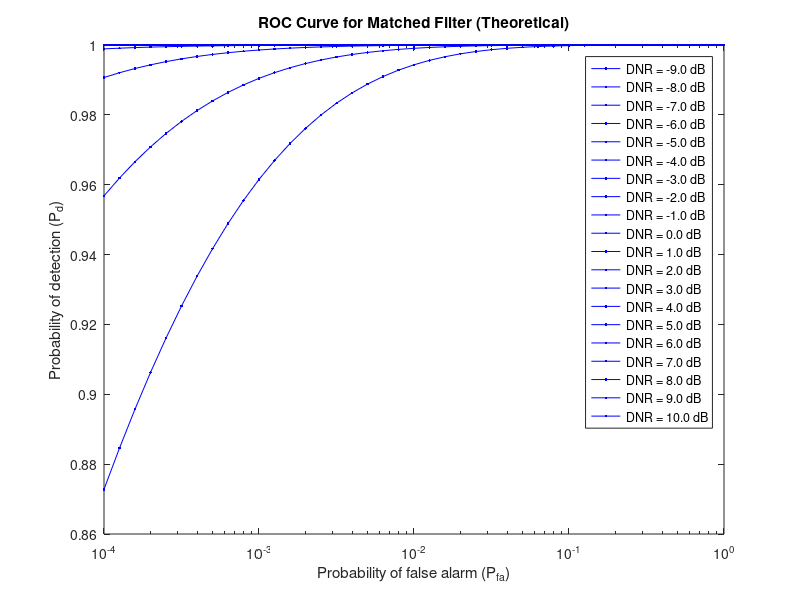

Recreate this plot in MATLAB.
% Signal template parameters
%load('301.1offsetinX65degree100.1mpssignal02second.mat');
load('20.1offsetinX90degree100.1mpssignal02second.mat');

signal = detrend(y_FK,'linear');
%signal_template = abs(outputgain_N0); %... % Define your signal template here
signalPower = norm(signal)^2 %/length(signal_template)  %; % Signal power

data_length = 1000; %10000; %10000;

c = [-3-3i -3-1i -3+1i -3+3i -1-3i -1-1i -1+1i -1+3i 1-3i 1-1i 1+1i 1+3i 3-3i 3-1i 3+1i 3+3i]; % /sqrt(9.75);  %standard 16QAM
M = length(c);
temp = sqrt(c*c'/M);
c = c/temp; %16QAM, power normalize to 1

%c = [-1-1i -1+1i 1-1i 1+1i]/sqrt(2);
%M = length(c);

%output_FKMPSK = y_FK;
%output_MPSKN0 = y_FK;

%The variance of the amplitude
c_amplitude = abs(c);

var_amplitude = var(c_amplitude,1) % (M-1)/M;
A = mean(c_amplitude,'all');
%var(c_amplitude,1)
SNR_dB = -9:1:10; %20; %in dB, this SNR is the SNR at the receiver, not relevant to the signal produced by the flying object
SNR = 10.^(SNR_dB./10); % SNR in linar form
var_noise = 0.5 ./ SNR ; %0.7737 * 10^(-SNR/10); %0.5* 10^(-SNR/10); % %%0.7737 * 10^(-SNR/10); % 10^(-SNR/10); %0.5 * 10^(-SNR/10); % 0.7737 * 10^(-SNR/10)   %variance reduced due to digital modulation
Noisepowerduetosignal = mean( var_amplitude * (outputgain_N0 .* conj(outputgain_N0)));
var_total = (Noisepowerduetosignal + var_noise)/data_length;
%Noisetotal 
% SNR values
 % Range of SNR values in dB
%SNR = 10.^(SNR_dB/10); % Convert dB to linear scale

% Probability of false alarm (PFA)
temp = -4:0.1:0;
PFA = 10.^temp;
%PFA = 0:0.01:1;

% Initialize arrays to store PD and PFA for each SNR value
PD_all = zeros(length(PFA), length(SNR));
PFA_all = zeros(length(PFA), length(SNR));

% Compute PD and PFA for each SNR value
for i = 1:length(SNR)
    PD_all(:,i) = qfunc(qfuncinv(PFA) - sqrt(signalPower / var_total(i)));
    PFA_all(:,i) = PFA;
end

% Plot ROC Curves for each SNR value
figure;
semilogx(PFA_all, PD_all, 'b.-');
xlabel('Probability of false alarm (P_{fa})');
ylabel('Probability of detection (P_{d})');
title('ROC Curve for Matched Filter (Theoretical)');
%grid on;
legend(cellstr(num2str(SNR_dB', 'DNR = %0.1f dB')));
